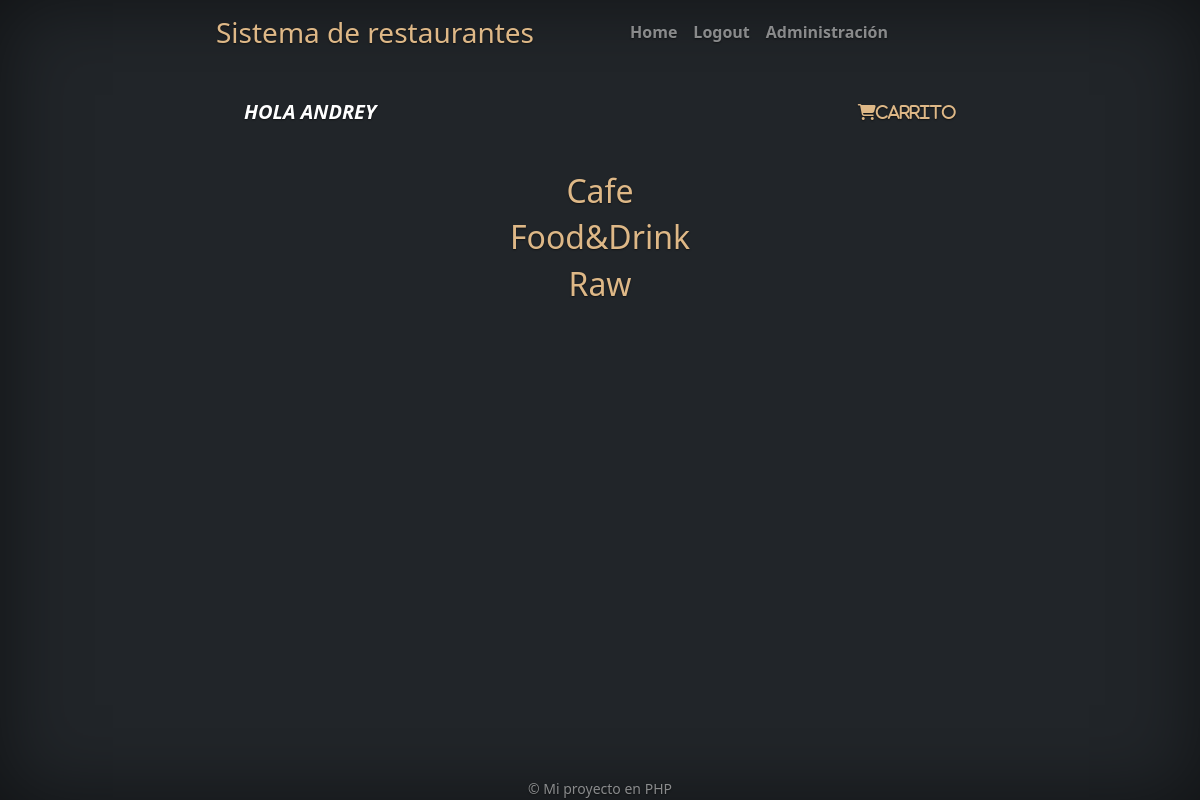
The page / (signed in) on the database its author committed.
### tables this page shows
CREATE TABLE `users` (
  `id` int(11) NOT NULL,
  `name` varchar(255) NOT NULL,
  `surname` varchar(255) NOT NULL,
  `email` varchar(255) NOT NULL,
  `username` varchar(255) NOT NULL,
  `password` varchar(255) NOT NULL,
  `id_role` int(11) NOT NULL
);

CREATE TABLE `restaurants` (
  `id` int(11) NOT NULL,
  `name` varchar(255) NOT NULL,
  `logo` text NOT NULL
);

### verification.php (called while the page is built, shortened)
<?php
if (isset($_SESSION['user_id'])) {
    $records = $conn->prepare('SELECT id, username, id_role FROM users WHERE id = :id');
    $records->bindParam(':id', $_SESSION['user_id']);
    $records->execute();
    $results = $records->fetch(PDO::FETCH_ASSOC);
    if (count($results) > 0) {
        $user_ses = $results;
    } else {
        die();
    }
}

### inc/class-db.php (called while the page is built, shortened)
<?php
class Db
{
    private $app_db = false;
    public function __construct($host, $user, $pass, $database, $port)
    {
        $this->app_db = mysqli_connect($host, $user, $pass, $database, $port);
    }
    public function query($query)
    {
        $result = mysqli_query($this->app_db, $query);
        return $result;
    }
    public function fetch_all($result)
    {
        $restaurants = [];
        while ($restaurant = $result->fetch_assoc()) {
            $restaurants[] = $restaurant;
        }
        return $restaurants;
    }
}

### init.php (called while the page is built, shortened)
<?php
require('inc/class-restaurant.php');
require('inc/restaurants.php');
require('inc/helpers.php');
require('inc/class-db.php');
$app_db = new Db(DB_HOST, DB_USER, DB_PASSWORD, DB_DATABASE, DB_PORT);

### inc/restaurants.php (called while the page is built, shortened)
<?php
function get_all_restaurants()
{
    global $app_db;
    $result = $app_db->query('SELECT * FROM restaurants');
    $array_restaurants = $app_db->fetch_all($result);
    $array_restaurants_obj = [];
    foreach ($array_restaurants as $restaurant) {
        $restaurant_obj = new Restaurant($restaurant['id'], $restaurant['name'], $restaurant['logo']);
        $array_restaurants_obj[] = $restaurant_obj;
    }
    return $array_restaurants_obj;
}

### inc/class-restaurant.php (called while the page is built, shortened)
<?php
class Restaurant
{
    public $id = 0;
    public $name = '';
    public function __construct($id, $name, $logo)
    {
        $this->id = $id;
        $this->name = $name;
    }
    public function get_id()
    {
        return $this->id;
    }
    public function get_name()
    {
        return $this->name;
    }
}

### templates/article-restaurant.php (the view)
<?php if (isset($_GET['view'])) : ?>
<article class="restaurant">
    <header>
        <h2 class="restaurant-title">
            <?php echo $restaurant->get_name(); ?>
        </h2>
    </header>
</article>
<?php else : ?>
<article class="restaurant">
    <header>
        <h2 class="restaurant-title">
            <a href="?view=<?php echo $restaurant->get_id(); ?>">
                <?php echo $restaurant->get_name(); ?>
            </a>
        </h2>
    </header>
</article>
<?php endif; ?>

### index.php (shortened to what this page needs)
<?php require 'init.php'; ?>
<?php
$all_restaurants = get_all_restaurants();
?>
<?php require 'verification.php' ?>
<?php require './templates/header.php'; ?>
<?php if (!empty($user_ses)) : ?>
<div class="container">
    <div class="row">
        <h5 class="text-uppercase fw-bold fst-italic mb-5 col-10 text-start">Hola <?php echo $user_ses['username']; ?>
        </h5>
        <a href="<?php echo SITE_URL . '/pdo/view_cart.php'; ?>" class="float-md-end mb-0 col-2"><i
                class="fas fa-shopping-cart">Carrito</i></a>
    </div>
</div>
<?php endif; ?>
<div class="restaurants">
    <?php foreach ($all_restaurants as $restaurant) : ?>
    <?php require './templates/article-restaurant.php'; ?>
    <?php endforeach; ?>
    </div>
</div>
<?php require './templates/footer.php'; ?>

### assets/style.css (style rules this page uses)
body { text-shadow: 0 .05rem .1rem rgba(0, 0, 0, .5); box-shadow: inset 0 0 5rem rgba(0, 0, 0, .5); min-height: 100vh; position: relative; }
a { text-decoration: none; color: burlywood; transition: all .3s ease; }

### rows shown on the page
users: username "ANDREY"
restaurants: name "Cafe"
restaurants: name "Food&Drink"
restaurants: name "Raw"
